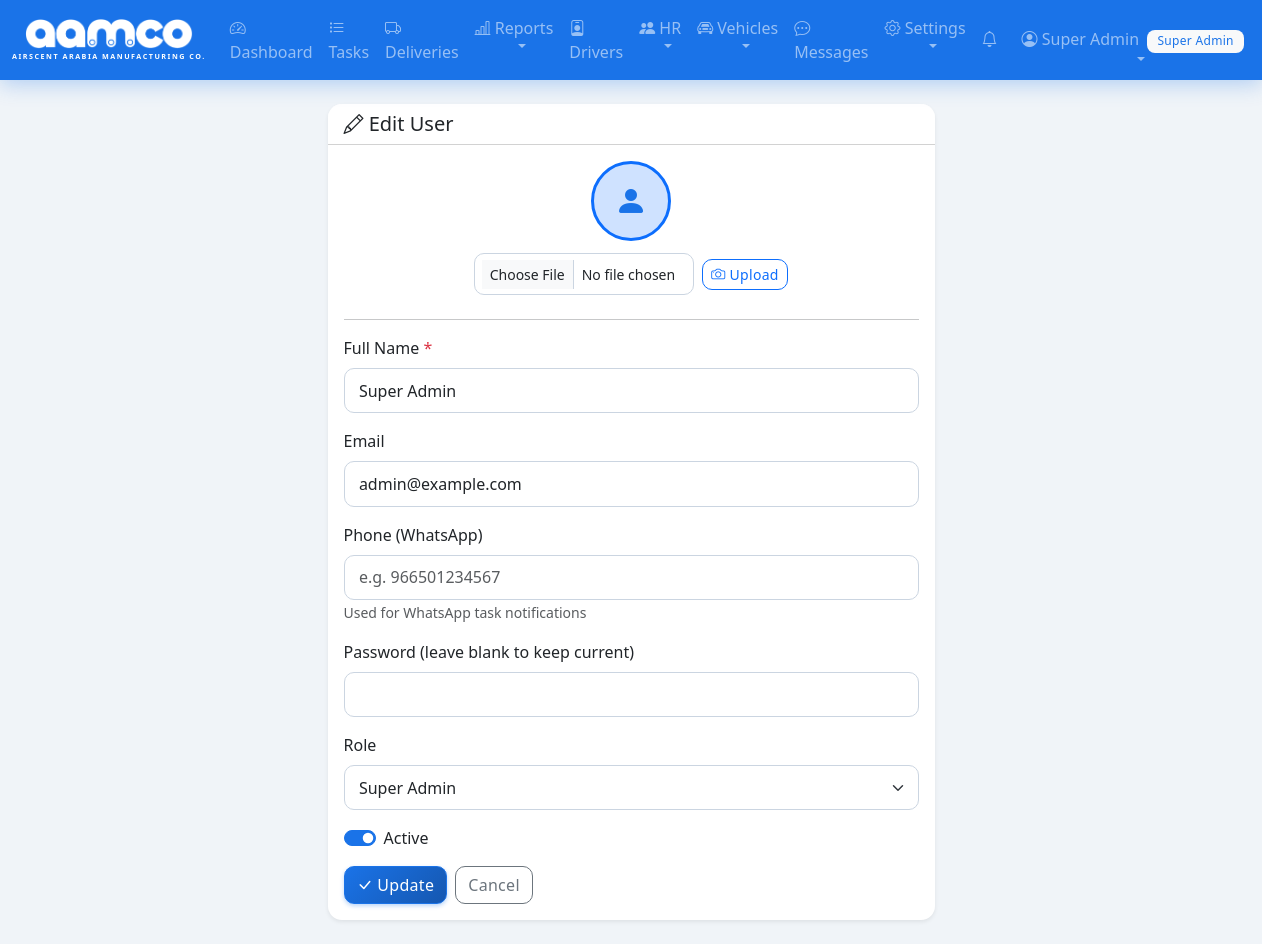
Page /users/edit/1 (signed in) on the committed database.
### tables this page shows
CREATE TABLE users (
            id INTEGER PRIMARY KEY AUTOINCREMENT,
            username TEXT UNIQUE NOT NULL,
            password_hash TEXT NOT NULL,
            full_name TEXT NOT NULL,
            email TEXT,
            phone TEXT,
            pin_hash TEXT,
            profile_pic TEXT,
            role TEXT NOT NULL DEFAULT 'user',
            is_active INTEGER NOT NULL DEFAULT 1,
            created_at TIMESTAMP DEFAULT CURRENT_TIMESTAMP
        );

### app.py (the view, shortened to what this page needs)
@app.route('/users/edit/<int:user_id>', methods=['GET', 'POST'])
@super_admin_required
def edit_user(user_id):
    db = get_db()
    user = db.execute('SELECT * FROM users WHERE id = ?', (user_id,)).fetchone()
    if not user:
        db.close()
        flash('User not found.', 'danger')
        return redirect(url_for('users'))
    db.close()
    return render_template('user_form.html', user=user)

### app.py (called while the page is built)
@login_manager.user_loader
def load_user(user_id):
    db = get_db()
    row = db.execute('SELECT * FROM users WHERE id = ?', (user_id,)).fetchone()
    db.close()
    if row:
        return User(**dict(row))
    return None

def super_admin_required(f):
    @wraps(f)
    @login_required
    def decorated(*args, **kwargs):
        if not current_user.is_super_admin():
            flash('Access denied. Super Admin privileges required.', 'danger')
            return redirect(url_for('dashboard'))
        return f(*args, **kwargs)
    return decorated

@app.context_processor
def inject_notification_count():
    if current_user.is_authenticated:
        db = get_db()
        count = db.execute('SELECT COUNT(*) FROM notifications WHERE user_id = ? AND is_read = 0',
                          (current_user.id,)).fetchone()[0]
        msg_count = db.execute('SELECT COUNT(*) FROM messages WHERE receiver_id = ? AND is_read = 0',
                              (current_user.id,)).fetchone()[0]
        db.close()
        return {'unread_notif_count': count, 'unread_msg_count': msg_count}
    return {'unread_notif_count': 0, 'unread_msg_count': 0}

@app.context_processor
def inject_settings():
    if current_user.is_authenticated:
        db = get_db()
        try:
            rows = db.execute('SELECT key, value FROM settings').fetchall()
            s = {r['key']: r['value'] for r in rows}
        except Exception:
            s = {}
        db.close()
        return {'app_settings': s, 'now': datetime.now}
    return {'app_settings': {}, 'now': datetime.now}

    @property
    def is_active(self):
        return bool(self._is_active)

    def is_super_admin(self):
        return self.role == 'super_admin'

    def is_admin(self):
        return self.role in ('super_admin', 'admin')

    def has_pin(self):
        return bool(self.pin_hash)

### database.py (called while the page is built)
def get_db():
    conn = sqlite3.connect(DB_PATH)
    conn.row_factory = sqlite3.Row
    conn.execute("PRAGMA foreign_keys = ON")
    return conn

### templates/user_form.html (shortened to what this page needs)
{% extends "base.html" %}
{% block content %}
<div class="row justify-content-center">
    <div class="col-md-6">
        <div class="card shadow-sm border-0">
            <div class="card-header bg-white">
                <h5 class="mb-0">
                    <i class="bi bi-{{ 'pencil' if user else 'person-plus' }}"></i>
                    {{ 'Edit User' if user else 'Add New User' }}
                </h5>
            </div>
            <div class="card-body">
                {% if user %}
                <div class="text-center mb-4">
                    {% if user.profile_pic %}
                    <img src="{{ url_for('static', filename='uploads/' + user.profile_pic) }}" alt="Profile"
                         class="rounded-circle mb-2" style="width:80px;height:80px;object-fit:cover;border:3px solid #0d6efd;">
                    {% else %}
                    <div class="rounded-circle bg-primary-subtle text-primary d-inline-flex align-items-center justify-content-center mb-2"
                         style="width:80px;height:80px;font-size:2rem;border:3px solid #0d6efd;">
                        <i class="bi bi-person-fill"></i>
                    </div>
                    {% endif %}
                    <form method="POST" action="{{ url_for('upload_profile_pic', user_id=user.id) }}" enctype="multipart/form-data"
                          class="d-flex justify-content-center align-items-center gap-2 mt-1">
                        <input type="file" name="profile_pic" accept="image/*" class="form-control form-control-sm" style="max-width:220px;">
                        <button type="submit" class="btn btn-sm btn-outline-primary"><i class="bi bi-camera"></i> Upload</button>
                    </form>
                </div>
                <hr>
                {% endif %}
                <form method="POST">
                    <div class="mb-3">
                        <label class="form-label">Full Name <span class="text-danger">*</span></label>
                        <input type="text" name="full_name" class="form-control"
                               value="{{ user.full_name if user else '' }}" required>
                    </div>
                    <div class="mb-3">
                        <label class="form-label">Email</label>
                        <input type="email" name="email" class="form-control"
                               value="{{ user.email if user else '' }}">
                    </div>
                    <div class="mb-3">
                        <label class="form-label">Phone (WhatsApp)</label>
                        <input type="text" name="phone" class="form-control" placeholder="e.g. 966501234567"
                               value="{{ user.phone if user and user.phone else '' }}">
                        <small class="text-muted">Used for WhatsApp task notifications</small>
                    </div>
                    <div class="mb-3">
                        <label class="form-label">Password {{ '(leave blank to keep current)' if user else '' }} <span class="{{ '' if not user else 'd-none' }} text-danger">*</span></label>
                        <input type="password" name="password" class="form-control" {{ 'required' if not user }}>
                    </div>
                    <div class="mb-3">
                        <label class="form-label">Role</label>
                        <select name="role" class="form-select">
                            <option value="super_admin" {{ 'selected' if user and user.role == 'super_admin' }}>Super Admin</option>
                        </select>
                    </div>
                    {% if user %}
                    <div class="mb-3">
                        <div class="form-check form-switch">
                            <input class="form-check-input" type="checkbox" name="is_active" id="isActive"
                                   {{ 'checked' if user.is_active }}>
                            <label class="form-check-label" for="isActive">Active</label>
                        </div>
                    </div>
                    {% endif %}
                    <div class="d-flex gap-2">
                        <button type="submit" class="btn btn-primary">
                            <i class="bi bi-check-lg"></i> {{ 'Update' if user else 'Create User' }}
                        </button>
                        <a href="{{ url_for('users') }}" class="btn btn-outline-secondary">Cancel</a>
                    </div>
                </form>
            </div>
        </div>
    </div>
</div>
{% endblock %}

### templates/base.html (shortened to what this page needs)
<!DOCTYPE html>
<html lang="en" data-bs-theme="light">
<head>
    <link href="https://cdn.jsdelivr.net/npm/bootstrap@5.3.2/dist/css/bootstrap.min.css" rel="stylesheet">
    <link href="https://cdn.jsdelivr.net/npm/bootstrap-icons@1.11.1/font/bootstrap-icons.css" rel="stylesheet">
    <link href="{{ url_for('static', filename='style.css') }}?v=5" rel="stylesheet">
</head>
<body>
    {% if current_user.is_authenticated %}
    <nav class="navbar navbar-expand-lg navbar-dark" style="background-color: #1a73e8;">
        <div class="container-fluid">
            <a class="navbar-brand fw-bold" href="{{ url_for('dashboard') }}">
                <div class="d-flex flex-column align-items-center">
                    <img src="{{ url_for('static', filename='logo.png') }}" alt="AAMCO" height="30" style="filter: brightness(0) invert(1);">
                    <span class="text-white d-none d-md-block" style="font-size: 0.45rem; letter-spacing: 1.5px; margin-top: 2px;">AIRSCENT ARABIA MANUFACTURING CO.</span>
                </div>
            </a>
            <div class="collapse navbar-collapse" id="navBar">
                <ul class="navbar-nav me-auto">
                    <li class="nav-item">
                        <a class="nav-link" href="{{ url_for('dashboard') }}"><i class="bi bi-speedometer2"></i> Dashboard</a>
                    </li>
                    <li class="nav-item">
                        <a class="nav-link" href="{{ url_for('tasks') }}"><i class="bi bi-list-task"></i> Tasks</a>
                    </li>
                    <li class="nav-item">
                        <a class="nav-link" href="{{ url_for('deliveries') }}"><i class="bi bi-truck"></i> Deliveries</a>
                    </li>
                    <li class="nav-item dropdown">
                        <a class="nav-link dropdown-toggle" href="#" role="button" data-bs-toggle="dropdown">
                            <i class="bi bi-bar-chart-line"></i> Reports
                        </a>
                    </li>
                    <li class="nav-item">
                        <a class="nav-link" href="{{ url_for('delivery_persons') }}"><i class="bi bi-person-badge"></i> Drivers</a>
                    </li>
                    <li class="nav-item dropdown">
                        <a class="nav-link dropdown-toggle" href="#" role="button" data-bs-toggle="dropdown">
                            <i class="bi bi-people-fill"></i> HR
                        </a>
                    </li>
                    <li class="nav-item dropdown">
                        <a class="nav-link dropdown-toggle" href="#" role="button" data-bs-toggle="dropdown">
                            <i class="bi bi-car-front"></i> Vehicles
                        </a>
                    </li>
                    <li class="nav-item">
                        <a class="nav-link position-relative" href="{{ url_for('messages_inbox') }}">
                            <i class="bi bi-chat-dots"></i> Messages
                        </a>
                    </li>
                    {% if current_user.is_admin() %}
                    <li class="nav-item dropdown">
                        <a class="nav-link dropdown-toggle" href="#" role="button" data-bs-toggle="dropdown">
                            <i class="bi bi-gear"></i> Settings
                        </a>
                    </li>
                    {% endif %}
                </ul>
                <ul class="navbar-nav">
                    <li class="nav-item me-2">
                        <a class="nav-link position-relative" href="{{ url_for('notifications') }}" title="Notifications" id="notifBellLink">
                            <i class="bi bi-bell"></i>
                        </a>
                    </li>
                    <li class="nav-item dropdown">
                        <a class="nav-link dropdown-toggle" href="#" role="button" data-bs-toggle="dropdown">
                            {% if current_user.profile_pic %}
                            <img src="{{ url_for('static', filename='uploads/' + current_user.profile_pic) }}" alt="" class="rounded-circle me-1" style="width:24px;height:24px;object-fit:cover;">
                            {% else %}
                            <i class="bi bi-person-circle"></i>
                            {% endif %}
                            {{ current_user.full_name }}
                            <span class="badge bg-light text-primary ms-1">{{ current_user.role | replace('_', ' ') | title }}</span>
                        </a>
                    </li>
                </ul>
            </div>
        </div>
    </nav>
    {% endif %}
    <div class="container-fluid py-4">
        {% block content %}{% endblock %}
    </div>
</body>
</html>

### static/style.css (style rules this page uses)
:root { --tf-primary: #1a73e8; --tf-primary-dark: #1557b0; --tf-primary-light: #e8f0fe; --tf-dark: #0a0f1a; --tf-dark-card: #111827; --tf-dark-surface: #1e293b; --tf-blue-glow: rgba(26, 115, 232, 0.12); --tf-border: #e2e8f0; --tf-radius: 14px; --tf-shadow: 0 1px 3px rgba(0,0,0,0.06), 0 1px 2px rgba(0,0,0,0.04); --tf-shadow-md: 0 4px 6px rgba(0,0,0,0.05), 0 2px 4px rgba(0,0,0,0.04); --tf-shadow-lg: 0 10px 30px rgba(0,0,0,0.08); }
body { background-color: #f0f4f8; font-family: 'Segoe UI', system-ui, -apple-system, sans-serif; color: #1e293b; -webkit-font-smoothing: antialiased; }
.navbar { box-shadow: 0 4px 20px rgba(26, 115, 232, 0.3); border-bottom: none; backdrop-filter: blur(10px); z-index: 1030; position: relative; }
.navbar-brand { font-size: 1.4rem; letter-spacing: 0.5px; }
.card { border-radius: var(--tf-radius); border: 1px solid var(--tf-border); box-shadow: var(--tf-shadow); transition: box-shadow 0.25s ease; }
.card-header { border-radius: var(--tf-radius) var(--tf-radius) 0 0 !important; }
.badge { font-weight: 500; padding: 0.4em 0.8em; }
.btn-primary { background: linear-gradient(135deg, var(--tf-primary) 0%, var(--tf-primary-dark) 100%); border-color: var(--tf-primary); box-shadow: 0 2px 4px rgba(26, 115, 232, 0.3); }
.btn { border-radius: 10px; font-weight: 500; letter-spacing: 0.3px; }
.form-control, .form-select { border-radius: 10px; border-color: #cbd5e1; padding: 0.6rem 0.9rem; }
.form-check-input:checked { background-color: var(--tf-primary); border-color: var(--tf-primary); }
.text-primary { color: var(--tf-primary) !important; }
.badge { font-weight: 500; padding: 0.45em 0.85em; border-radius: 8px; letter-spacing: 0.3px; }
.card { transition: box-shadow 0.25s ease; }
.btn { transition: transform 0.15s ease, box-shadow 0.15s ease, background-color 0.2s ease; }
.navbar-nav .nav-link { position: relative; transition: color 0.2s ease; }
.navbar-nav .nav-link::after { content: ''; position: absolute; bottom: 0; left: 50%; width: 0; height: 2px; background-color: var(--tf-primary); transition: width 0.3s ease, left 0.3s ease; }

### rows in the picture
users: full_name "Super Admin", role "Super Admin", email "admin@example.com"

### other values in the picture
{{ 'Edit User' if user else 'Add New User' }} "Edit User"
{{ '(leave blank to keep current)' if user else '' }} "(leave blank to keep current)"
{{ 'Update' if user else 'Create User' }} "Update"
